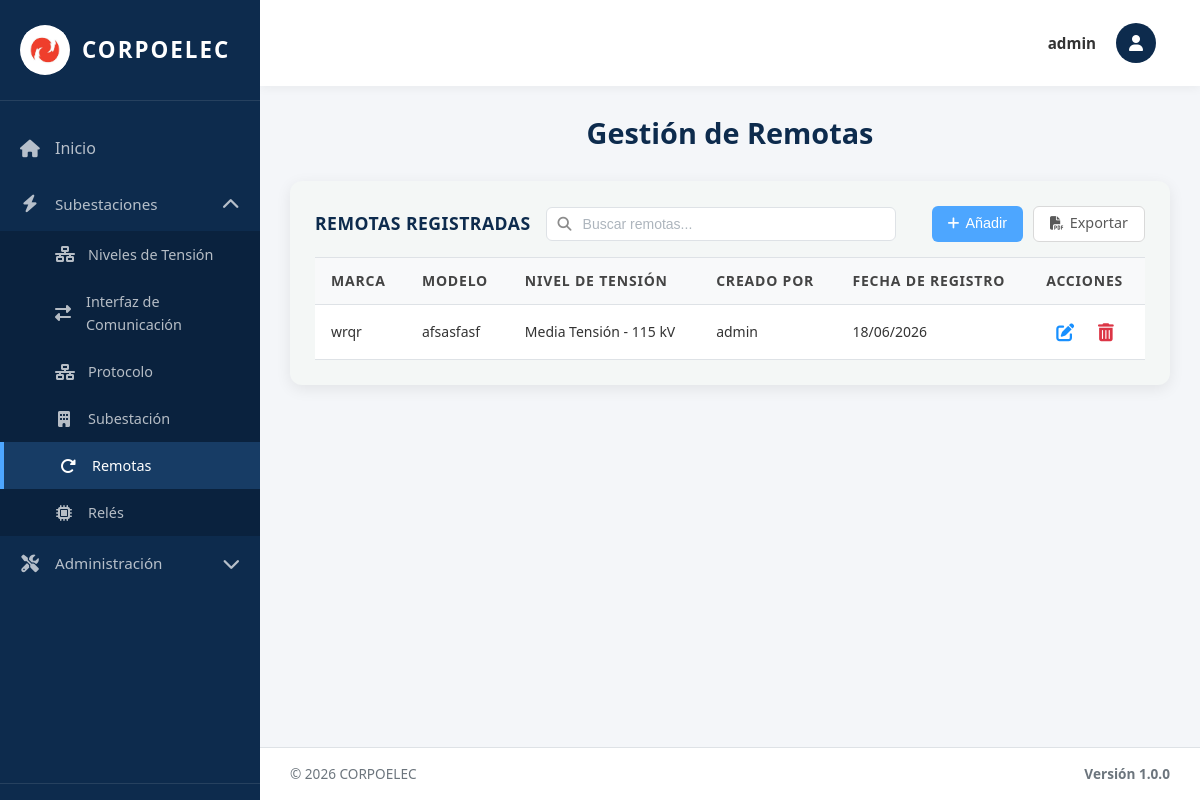
The app's page /remotas/ (signed in) with its own data.
### equipos/models.py (models this page shows, shortened)
class Remota(models.Model):
    Id_Remota = models.AutoField(primary_key=True)
    Id_Ten = models.ForeignKey(NivelTension, on_delete=models.SET_NULL, null=True, blank=True, related_name='remotas')
    Marca = models.CharField(max_length=100)
    Modelo = models.CharField(max_length=100)
    Fecha_Reg = models.DateField(auto_now_add=True)
    creado_por = models.ForeignKey(User, on_delete=models.SET_NULL, null=True, blank=True, related_name='remotas_creadas')
    Interfaces = models.ManyToManyField("InterfazDeComunicacion", blank=True, related_name='remotas_asociadas')
    Protocolos = models.ManyToManyField("Protocolo", blank=True, related_name='remotas_asociadas')
    Niveles_Ten = models.ManyToManyField("NivelTension", blank=True, related_name='remotas_multiples')
    class Meta:
        verbose_name = 'Remota'
        verbose_name_plural = 'Remotas'
        ordering = ['Id_Remota']

class NivelTension(models.Model):
    TIPO_CHOICES = [
        ('AT', 'Alta Tensión'),
        ('MT', 'Media Tensión'),
        ('BT', 'Baja Tensión'),
    ]
    NIVEL_CHOICES = [
        ('230kV', '230 kV'),
        ('115kV', '115 kV'),
        ('34.5kV', '34.5 kV'),
        ('13.8kV', '13.8 kV'),
    ]
    Id_Ten = models.AutoField(primary_key=True)
    Tipo_ten = models.CharField(max_length=5, choices=TIPO_CHOICES, default='AT')  # AT / MT / BT
    Nivel = models.CharField(max_length=10, choices=NIVEL_CHOICES)  # Valor kV (puede ser personalizado)
    Fecha_Reg = models.DateField(auto_now_add=True)
    creado_por = models.ForeignKey(User, on_delete=models.SET_NULL, null=True, blank=True, related_name='niveles_tension_creados')
    class Meta:
        verbose_name = 'Nivel de Tensión'
        verbose_name_plural = 'Niveles de Tensión'
        ordering = ['Id_Ten']

### equipos/views.py (the view, shortened to what this page needs)
# urls.py: path('remotas/', remotas_view, name='remotas'),
@no_cache
@login_required(login_url='/login/')
def remotas_view(request):
    remotas_list = Remota.objects.all().order_by('-Fecha_Reg', '-Id_Remota')
    paginator = Paginator(remotas_list, 10)
    page_number = request.GET.get('page')
    page_obj = paginator.get_page(page_number)
    tensiones = NivelTension.objects.all().order_by('Nivel')
    context = {
        'title': 'Remotas',
        'page_obj': page_obj,
        'tensiones': tensiones,
        'is_admin': request.user.is_superuser,
        'puede_crear': puede_crear(request),
        'puede_actualizar': puede_actualizar(request),
        'puede_eliminar': puede_eliminar(request)
    }
    return render(request, 'remotas.html', context)

### equipos/context_processors.py (called while the page is built, shortened)
def permisos_usuario(request):
    if request.user.is_superuser:
        return {
            'permisos_usuario': {'crear': True, 'actualizar': True, 'eliminar': True},
            'puede_crear': True,
            'puede_actualizar': True,
            'puede_eliminar': True,
        }

### templates/remotas.html (shortened to what this page needs)
{% extends 'base.html' %}
{% load static %}
{% block content %}
<div class="welcome-text">
  <h2>Gestión de Remotas</h2>
</div>
<div class="table-section">
<div class="table-header">
  <h3>Remotas Registradas</h3>
  <div class="search-container">
    <input type="text" class="search-input" id="searchInput" placeholder="Buscar remotas..." onkeyup="filterTable()">
  </div>
  <div class="action-buttons">
    {% if puede_crear %}
    <button type="button" class="btn btn-primary btn-add-top" onclick="abrirAddModal()">
      <i class="fas fa-plus"></i> Añadir
    </button>
    {% endif %}
    <a href="{% url 'exportar_remotas_pdf' %}" class="btn btn-secondary btn-add-top">
      <i class="fas fa-file-pdf"></i> Exportar
    </a>
  </div>
</div>
  {% if page_obj.paginator.count > 0 %}
  <table class="data-table">
    <thead>
      <tr>
        <th>Marca</th>
        <th>Modelo</th>
        <th>Nivel de Tensión</th>
        {% if is_admin %}<th>Creado Por</th>{% endif %}
        <th>Fecha de Registro</th>
        <th>Acciones</th>
      </tr>
    </thead>
    <tbody>
      {% for remota in page_obj %}
      <tr>
        <td>{{ remota.Marca }}</td>
        <td>{{ remota.Modelo }}</td>
          <td>{{ remota.Id_Ten.get_Tipo_ten_display }} - {{ remota.Id_Ten.get_Nivel_display }}</td>
        {% if is_admin %}<td>{{ remota.creado_por.username|default:"Sistema" }}</td>{% endif %}
        <td>{{ remota.Fecha_Reg|date:"d/m/Y" }}</td>
<td class="actions-cell">
    {% if puede_actualizar %}
    <button type="button" class="btn-icon btn-edit" title="Editar" onclick="openEditModal({{ remota.Id_Remota }}, '{{ remota.Marca }}', '{{ remota.Modelo }}', '{{ remota.Id_Ten.Id_Ten|default_if_none:'' }}')">
        <i class="fas fa-edit"></i>
    </button>
    {% endif %}
    {% if puede_eliminar %}
    <form method="post" style="display: inline;" onsubmit="return confirmarEliminacion(this);">
        <button type="submit" class="btn-icon btn-delete" title="Eliminar">
            <i class="fas fa-trash-alt"></i>
        </button>
    </form>
    {% endif %}
</td>
      </tr>
      {% endfor %}
    </tbody>
  </table>
  {% else %}
  <p class="no-data">No hay remotas registradas.</p>
  {% endif %}
</div>
{% endblock %}

### templates/base.html (shortened to what this page needs)
{% load static %}
<!DOCTYPE html>
<html lang="es">
<head>
  <link rel="stylesheet" href="https://cdnjs.cloudflare.com/ajax/libs/font-awesome/6.4.0/css/all.min.css">
  <link rel="stylesheet" href="{% static 'css/global.css' %}">
 </head>
<body>
  <div class="layout-wrapper">
    <aside class="sidebar" id="sidebar">
      <div class="sidebar-brand" onclick="toggleSidebar()">
        <div class="sidebar-logo">
          <img src="{% static 'img/logo.jpg' %}" alt="Corpoelec">
        </div>
        <span class="sidebar-brand-text">Corpoelec</span>
      </div>
 <nav class="sidebar-nav">
        <a href="{% url 'index' %}" class="{% if request.path == '/' %}active{% endif %}" onclick="closeMobileSidebar()">
          <i class="fas fa-home"></i>
          <span>Inicio</span>
        </a>
         <div class="sidebar-dropdown {% if request.path == '/subestaciones/' or request.path == '/tensiones/' or request.path == '/interfaces/' or request.path == '/protocolo/' or request.path == '/reles/' or request.path == '/remotas/' %}active{% endif %}">
          <a href="#" class="dropdown-toggle" onclick="toggleDropdown(event, 'subestaciones-dropdown')">
            <i class="fas fa-bolt"></i>
            <span>Subestaciones</span>
            <i class="fas fa-chevron-down dropdown-arrow"></i>
          </a>
           <div class="dropdown-menu" id="subestaciones-dropdown">
             <a href="{% url 'tensiones' %}" class="{% if request.path == '/tensiones/' %}active{% endif %}" onclick="closeMobileSidebar()">
               <i class="fas fa-network-wired"></i>
               <span>Niveles de Tensión</span>
             </a>
               <a href="{% url 'interfaces' %}" class="{% if request.path == '/interfaces/' %}active{% endif %}" onclick="closeMobileSidebar()">
                 <i class="fas fa-exchange-alt"></i>
                 <span>Interfaz de Comunicación</span>
               </a>
               <a href="{% url 'protocolo' %}" class="{% if request.path == '/protocolo/' %}active{% endif %}" onclick="closeMobileSidebar()">
                 <i class="fas fa-network-wired"></i>
                 <span>Protocolo</span>
               </a>
               <a href="{% url 'subestaciones' %}" class="{% if request.path == '/subestaciones/' %}active{% endif %}" onclick="closeMobileSidebar()">
               <i class="fas fa-building"></i>
               <span>Subestación</span>
             </a>
             <a href="{% url 'remotas' %}" class="{% if request.path == '/remotas/' %}active{% endif %}" onclick="closeMobileSidebar()">
               <i class="fas fa-redo-alt"></i>
               <span>Remotas</span>
             </a>
             <a href="{% url 'reles' %}" class="{% if request.path == '/reles/' %}active{% endif %}" onclick="closeMobileSidebar()">
               <i class="fas fa-microchip"></i>
               <span>Relés</span>
              </a>
            </div>
         </div>
           {% if user.is_staff %}
           <div class="sidebar-dropdown {% if request.path == '/bitacora/' or request.path == '/admin/restaurar/' or request.path == '/admin/backup/' or request.path == '/admin/usuarios/' %}active{% endif %}">
             <a href="#" class="dropdown-toggle" onclick="toggleDropdown(event, 'admin-dropdown')">
               <i class="fas fa-tools"></i>
               <span>Administración</span>
               <i class="fas fa-chevron-down dropdown-arrow"></i>
             </a>
           </div>
           {% endif %}
        </nav>
        <div class="sidebar-bottom">
        </div>
      </aside>
    <main class="main-content" id="mainContent">
      <nav class="navbar">
        <div class="navbar-user">
          <div class="navbar-user-trigger" onclick="toggleUserMenu(event)">
            <div class="navbar-user-name">
              {% if user.first_name %}{{ user.first_name }}{% else %}{{ user.username }}{% endif %}
            </div>
            <div class="navbar-user-avatar">
              <i class="fas fa-user"></i>
            </div>
          </div>
         </div>
       </nav>
      <div class="content-area">
        {% block content %}{% endblock %}
      </div>
      <footer class="footer">
        <div class="footer-left">
          <span>© 2026 CORPOELEC</span>
        </div>
        <div class="footer-version">Versión 1.0.0</div>
      </footer>
    </main>
  </div>
</body>
</html>

### static/css/global.css (style rules this page uses)
body { font-size: 16px; font-weight: 400; color: #333; font-family: 'Open Sans', 'Segoe UI', Arial, sans-serif; line-height: 1.6; }
h1, h2, h3, .welcome-text h2 { font-size: 26px; font-weight: 700; color: #002D5A; margin: 0 0 20px 0; line-height: 1.2; }
.data-table thead th { font-size: 14px !important; font-weight: 700 !important; text-transform: uppercase !important; color: #444 !important; letter-spacing: 0.8px; padding: 12px 16px !important; background: #f8f9fa !important; border-top: 1px solid #dee2e6 !important; border-bottom: 1px solid #dee2e6 !important; }
.data-table thead { background: #f8f9fa !important; }
.data-table tbody td { font-size: 14px !important; font-weight: 400 !important; color: #333 !important; padding: 12px 16px !important; background: #fff !important; border-bottom: 1px solid #dee2e6 !important; }
.btn-primary, .btn-add-top { font-size: 14px !important; font-weight: 500 !important; border-radius: 8px !important; padding: 10px 20px !important; display: inline-flex; align-items: center; gap: 6px; }
.btn-icon { font-size: 18px !important; display: inline-flex; align-items: center; justify-content: center; padding: 6px !important; }
.btn-delete, .btn-delete i { color: #DC3545 !important; }
.btn-edit, .btn-edit i { color: #1890ff !important; }
.data-table { border-collapse: collapse; width: 100%; background: #fff; }
.data-table tbody tr { transition: background 0.15s ease; background: #fff; }
.data-table th, .data-table td { padding-top: 12px !important; padding-bottom: 12px !important; }
.form-control, input[type="text"], input[type="email"], select, textarea { font-size: 14px; font-weight: 400; color: #333; }
a { color: #1890ff; text-decoration: none; font-weight: 500; }

### templates/remotas.html (style rules this page uses)
.table-section { background:#f4f7f6; padding:25px; border-radius:12px; box-shadow:0 4px 15px rgba(0,0,0,0.08); margin-bottom:20px; }
.table-header h3 { margin:0; color:#0D2B4D; flex:0 0 auto; }
.search-container { position:relative; display:flex; align-items:center; flex:1 1 auto; min-width:250px; }
.search-input { width:350px; max-width:100%; padding:8px 12px 8px 36px; border:1px solid #dee2e6; border-radius:6px; font-size:14px; color:#333; background:#fff; transition:border-color 0.3s ease; }
.search-input::placeholder { color:#adb5bd; }
.action-buttons { display:flex; gap:10px; flex:0 0 auto; margin-left:auto; }
.data-table { width:100%; border-collapse:collapse; }
.data-table th, .data-table td { padding:12px 15px; text-align:left; border-bottom:1px solid #dee2e6; }
.data-table th { font-weight:600; color:#0D2B4D; font-size:0.9rem; }
.actions-cell { white-space:nowrap; text-align: right; }
.table-header { display:flex; justify-content:space-between; align-items:center; margin-bottom:15px; gap:15px; flex-wrap:wrap; }
.btn-icon { background:none; border:none; cursor:pointer; font-size:1.1rem; padding:6px; border-radius:4px; display:inline-flex; align-items:center; justify-content:center; transition:all 0.2s; color:#6c757d; margin:0 4px; }
.btn { padding:10px 20px; border-radius:6px; text-decoration:none; font-size:0.95rem; font-weight:400; cursor:pointer; border:none; transition:background 0.2s; }
.btn-primary { background:#4DA6FF; color:#fff; }
.btn-secondary { background:#fff; color:#595959; border:1px solid #d9d9d9; }

### records on screen
Remota: Marca "wrqr", Modelo "afsasfasf", Id_Ten.Tipo_ten "Media Tensión", Id_Ten.Nivel "115 kV", creado_por.username "admin", Fecha_Reg "18/06/2026"

### other values on screen
{{ user.username }} "admin"
